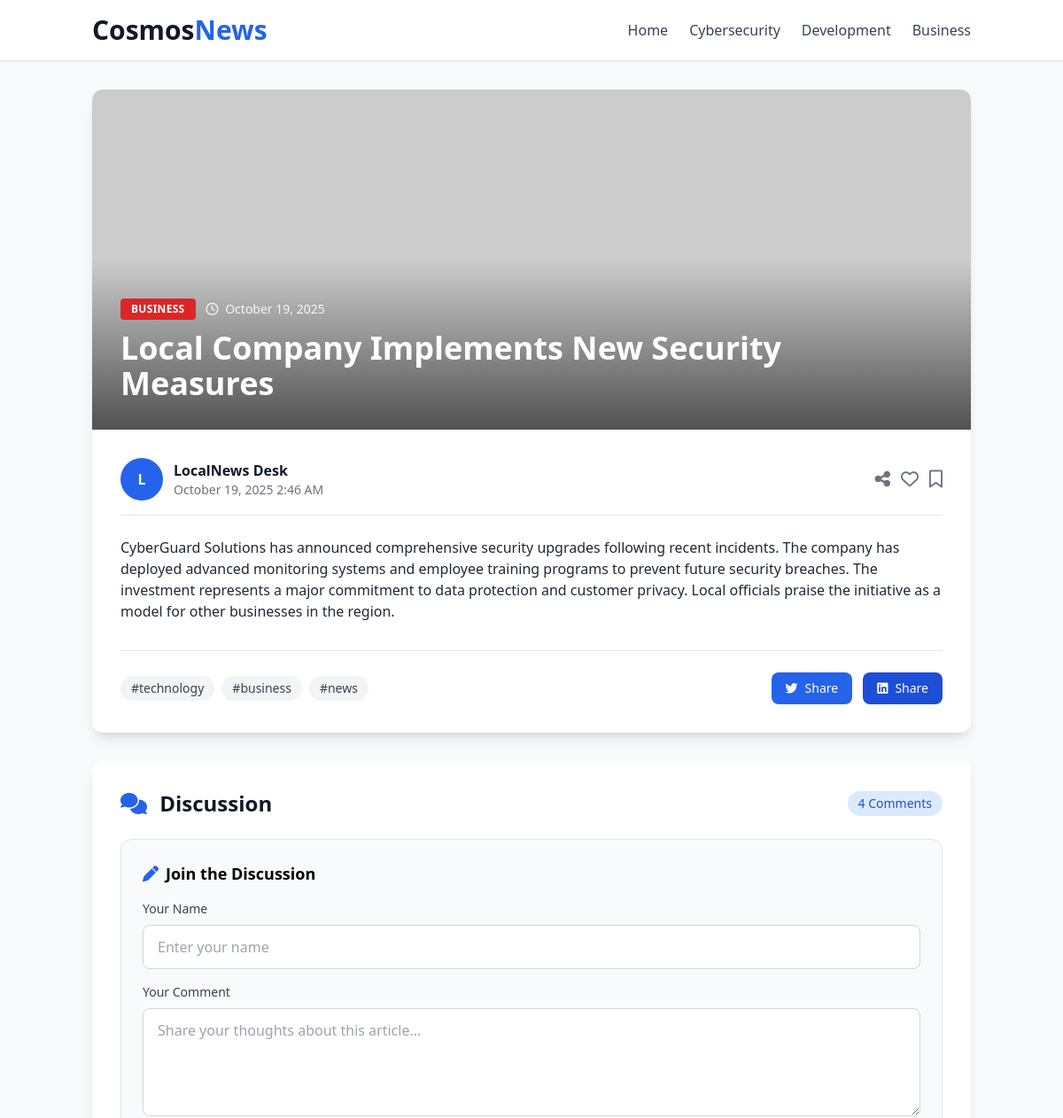
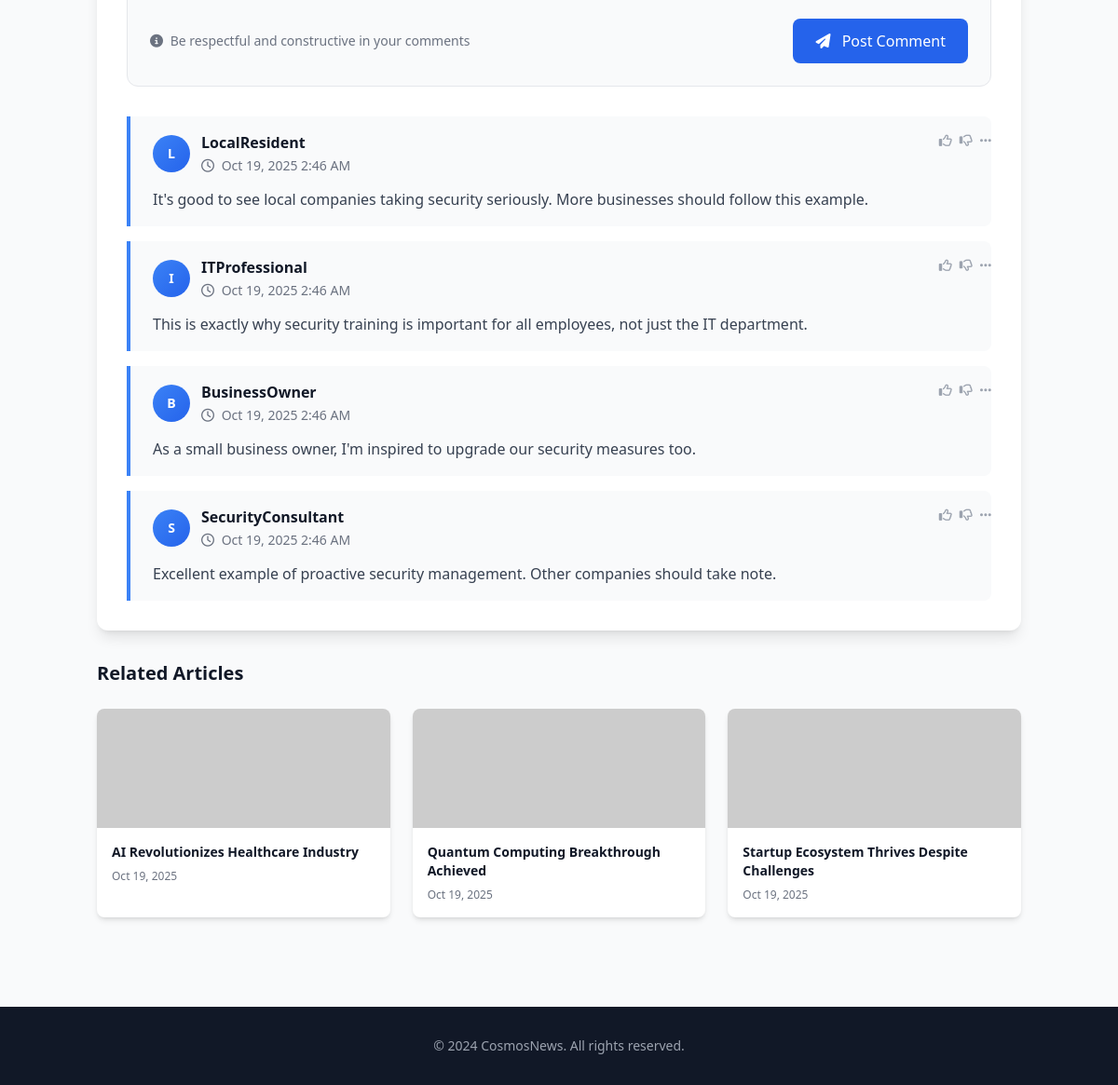
Page /article.php?id=3 on the committed database (2 pictures, top to bottom).
### tables this page shows
CREATE TABLE IF NOT EXISTS news_articles (
    id INT AUTO_INCREMENT PRIMARY KEY,
    title VARCHAR(255) NOT NULL,
    content TEXT NOT NULL,
    author VARCHAR(100) NOT NULL,
    header_image VARCHAR(500),
    category VARCHAR(50) DEFAULT 'Technology',
    created_at TIMESTAMP DEFAULT CURRENT_TIMESTAMP,
    updated_at TIMESTAMP DEFAULT CURRENT_TIMESTAMP ON UPDATE CURRENT_TIMESTAMP
);

CREATE TABLE IF NOT EXISTS comments (
    id INT AUTO_INCREMENT PRIMARY KEY,
    article_id INT NOT NULL,
    username VARCHAR(100) NOT NULL,
    comment_text TEXT NOT NULL,
    created_at TIMESTAMP DEFAULT CURRENT_TIMESTAMP,
    FOREIGN KEY (article_id) REFERENCES news_articles(id) ON DELETE CASCADE
);

### src/article.php (the view, shortened to what this page needs)
<?php
require_once 'config.php';
$article_id = isset($_GET['id']) ? (int)$_GET['id'] : 0;
$article_query = "SELECT * FROM news_articles WHERE id = $article_id";
$article_result = $conn->query($article_query);
$article = $article_result->fetch_assoc();
$comments_query = "SELECT * FROM comments WHERE article_id = $article_id ORDER BY created_at DESC";
$comments_result = $conn->query($comments_query);
?>
<!DOCTYPE html>
<html lang="en">
<head>
    <script src="https://cdn.tailwindcss.com"></script>
    <link rel="stylesheet" href="https://cdnjs.cloudflare.com/ajax/libs/font-awesome/6.4.0/css/all.min.css">
</head>
<body class="bg-gray-50">
    <header class="bg-white border-b border-gray-200 shadow-sm sticky top-0 z-50">
        <div class="container mx-auto px-4">
            <div class="flex items-center justify-between py-4">
                <div class="flex items-center justify-between w-full">
                    <h1 class="text-3xl font-bold text-gray-900">
                        Cosmos<span class="text-blue-600">News</span>
                    </h1>
                    <nav class="hidden md:flex space-x-6">
                        <a href="index.php" class="text-gray-700 hover:text-blue-600 font-medium transition">Home</a>
                        <a href="#cybersecurity" class="text-gray-700 hover:text-blue-600 font-medium transition">Cybersecurity</a>
                        <a href="#development" class="text-gray-700 hover:text-blue-600 font-medium transition">Development</a>
                        <a href="#business" class="text-gray-700 hover:text-blue-600 font-medium transition">Business</a>
                    </nav>
                </div>
            </div>
        </div>
    </header>
    <main class="container mx-auto px-4 py-8">
        <?php if ($article): ?>
            <article class="bg-white rounded-xl shadow-lg overflow-hidden mb-8">
                <?php if (!empty($article['header_image'])): ?>
                    <div class="relative h-80 md:h-96">
                        <img src="<?php echo htmlspecialchars($article['header_image']); ?>"
                             alt="<?php echo htmlspecialchars($article['title']); ?>"
                             class="w-full h-full object-cover">
                        <div class="absolute inset-0 bg-gradient-to-t from-black/60 via-transparent to-transparent"></div>
                        <div class="absolute bottom-0 left-0 p-8 text-white">
                            <div class="flex items-center space-x-3 mb-3">
                                <span class="bg-red-600 px-3 py-1 rounded text-xs font-bold uppercase tracking-wide">
                                    <?php echo htmlspecialchars($article['category'] ?? 'Technology'); ?>
                                </span>
                                <span class="text-sm opacity-90">
                                    <i class="far fa-clock mr-1"></i>
                                    <?php echo date('F j, Y', strtotime($article['created_at'])); ?>
                                </span>
                            </div>
                            <h1 class="text-3xl md:text-4xl font-bold leading-tight">
                                <?php echo htmlspecialchars($article['title']); ?>
                            </h1>
                        </div>
                    </div>
                <?php endif; ?>
                <div class="p-8">
                    <div class="flex items-center justify-between border-b border-gray-200 pb-4 mb-6">
                        <div class="flex items-center space-x-4">
                            <div class="flex items-center space-x-3">
                                <div class="w-12 h-12 bg-blue-600 rounded-full flex items-center justify-center">
                                    <span class="text-white font-bold">
                                        <?php echo strtoupper(substr($article['author'], 0, 1)); ?>
                                    </span>
                                </div>
                                <div>
                                    <p class="font-semibold text-gray-900">
                                        <?php echo htmlspecialchars($article['author']); ?>
                                    </p>
                                    <p class="text-sm text-gray-500">
                                        <?php echo date('F j, Y g:i A', strtotime($article['created_at'])); ?>
                                    </p>
                                </div>
                            </div>
                        </div>
                        <div class="flex items-center space-x-3">
                            <button class="text-gray-500 hover:text-blue-600 transition">
                                <i class="fas fa-share-alt text-xl"></i>
                            </button>
                            <button class="text-gray-500 hover:text-red-600 transition">
                                <i class="far fa-heart text-xl"></i>
                            </button>
                            <button class="text-gray-500 hover:text-blue-600 transition">
                                <i class="far fa-bookmark text-xl"></i>
                            </button>
                        </div>
                    </div>
                    <div class="prose prose-lg max-w-none text-gray-800">
                        <?php echo nl2br(htmlspecialchars($article['content'])); ?>
                    </div>
                    <div class="mt-8 pt-6 border-t border-gray-200">
                        <div class="flex flex-wrap items-center justify-between">
                            <div class="flex flex-wrap gap-2 mb-4 md:mb-0">
                                <span class="bg-gray-100 px-3 py-1 rounded-full text-sm text-gray-700">
                                    #technology
                                </span>
                                <span class="bg-gray-100 px-3 py-1 rounded-full text-sm text-gray-700">
                                    #<?php echo strtolower(str_replace(' ', '', $article['category'] ?? 'Technology')); ?>
                                </span>
                                <span class="bg-gray-100 px-3 py-1 rounded-full text-sm text-gray-700">
                                    #news
                                </span>
                            </div>
                            <div class="flex space-x-3">
                                <button class="bg-blue-600 text-white px-4 py-2 rounded-lg hover:bg-blue-700 transition text-sm font-medium">
                                    <i class="fab fa-twitter mr-2"></i>Share
                                </button>
                                <button class="bg-blue-700 text-white px-4 py-2 rounded-lg hover:bg-blue-800 transition text-sm font-medium">
                                    <i class="fab fa-linkedin mr-2"></i>Share
                                </button>
                            </div>
                        </div>
                    </div>
                </div>
            </article>
            <section id="comments" class="bg-white rounded-xl shadow-lg p-8">
                <div class="flex items-center justify-between mb-6">
                    <h2 class="text-2xl font-bold text-gray-900">
                        <i class="fas fa-comments text-blue-600 mr-2"></i>
                        Discussion
                    </h2>
                    <span class="bg-blue-100 text-blue-700 px-3 py-1 rounded-full text-sm font-medium">
                        <?php echo $comments_result->num_rows; ?> Comments
                    </span>
                </div>
                <div class="mb-8 p-6 bg-gray-50 rounded-xl border border-gray-200">
                    <h3 class="text-lg font-semibold mb-4 flex items-center">
                        <i class="fas fa-pen text-blue-600 mr-2"></i>
                        Join the Discussion
                    </h3>
                    <form method="POST" action="" class="space-y-4">
                        <div>
                            <label for="username" class="block text-sm font-medium text-gray-700 mb-2">
                                Your Name
                            </label>
                            <input type="text" id="username" name="username" required
                                   class="w-full px-4 py-3 border border-gray-300 rounded-lg focus:ring-2 focus:ring-blue-500 focus:border-transparent transition"
                                   placeholder="Enter your name">
                        </div>
                        <div>
                            <label for="comment_text" class="block text-sm font-medium text-gray-700 mb-2">
                                Your Comment
                            </label>
                            <textarea id="comment_text" name="comment_text" rows="4" required
                                      class="w-full px-4 py-3 border border-gray-300 rounded-lg focus:ring-2 focus:ring-blue-500 focus:border-transparent transition"
                                      placeholder="Share your thoughts about this article..."></textarea>
                        </div>
                        <div class="flex items-center justify-between">
                            <p class="text-sm text-gray-500">
                                <i class="fas fa-info-circle mr-1"></i>
                                Be respectful and constructive in your comments
                            </p>
                            <button type="submit" name="submit_comment"
                                    class="bg-blue-600 text-white px-6 py-3 rounded-lg hover:bg-blue-700 transition font-medium">
                                <i class="fas fa-paper-plane mr-2"></i>
                                Post Comment
                            </button>
                        </div>
                    </form>
                </div>
                <div class="space-y-4">
                    <?php if ($comments_result->num_rows > 0): ?>
                        <?php while ($comment = $comments_result->fetch_assoc()): ?>
                            <div class="border-l-4 border-blue-500 pl-6 py-4 bg-gray-50 rounded-r-lg">
                                <div class="flex items-start justify-between mb-3">
                                    <div class="flex items-center space-x-3">
                                        <div class="w-10 h-10 bg-gradient-to-br from-blue-500 to-blue-600 rounded-full flex items-center justify-center">
                                            <span class="text-white font-bold text-sm">
                                                <?php echo strtoupper(substr($comment['username'], 0, 1)); ?>
                                            </span>
                                        </div>
                                        <div>
                                            <h4 class="font-semibold text-gray-900">
                                                <?php echo $comment['username']; ?>
                                            </h4>
                                            <span class="text-sm text-gray-500">
                                                <i class="far fa-clock mr-1"></i>
                                                <?php echo date('M j, Y g:i A', strtotime($comment['created_at'])); ?>
                                            </span>
                                        </div>
                                    </div>
                                    <div class="flex items-center space-x-2">
                                        <button class="text-gray-400 hover:text-blue-600 transition text-sm">
                                            <i class="far fa-thumbs-up"></i>
                                        </button>
                                        <button class="text-gray-400 hover:text-red-600 transition text-sm">
                                            <i class="far fa-thumbs-down"></i>
                                        </button>
                                        <button class="text-gray-400 hover:text-gray-600 transition text-sm">
                                            <i class="fas fa-ellipsis-h"></i>
                                        </button>
                                    </div>
                                </div>
                                <div class="text-gray-700 ml-13 leading-relaxed">
                                    <?php echo $comment['comment_text']; ?>
                                </div>
                            </div>
                        <?php endwhile; ?>
                    <?php endif; ?>
                </div>
            </section>
            <section class="mt-8">
                <h3 class="text-xl font-bold text-gray-900 mb-6">Related Articles</h3>
                <div class="grid grid-cols-1 md:grid-cols-3 gap-6">
                    <?php
                    $related_query = "SELECT * FROM news_articles WHERE id != " . $article_id . " ORDER BY RAND() LIMIT 3";
                    $related_result = $conn->query($related_query);
                    while ($related = $related_result->fetch_assoc()): ?>
                        <article class="bg-white rounded-lg shadow-md overflow-hidden hover:shadow-lg transition">
                            <?php if (!empty($related['header_image'])): ?>
                                <div class="h-32 overflow-hidden">
                                    <img src="<?php echo htmlspecialchars($related['header_image']); ?>"
                                         alt="<?php echo htmlspecialchars($related['title']); ?>"
                                         class="w-full h-full object-cover">
                                </div>
                            <?php else: ?>
                                <div class="h-32 bg-gradient-to-r from-blue-500 to-blue-600 flex items-center justify-center">
                                    <i class="fas fa-newspaper text-white text-2xl"></i>
                                </div>
                            <?php endif; ?>
                            <div class="p-4">
                                <h4 class="font-semibold text-gray-900 mb-2 text-sm">
                                    <a href="article.php?id=<?php echo $related['id']; ?>" class="hover:text-blue-600 transition">
                                        <?php echo htmlspecialchars($related['title']); ?>
                                    </a>
                                </h4>
                                <p class="text-xs text-gray-500">
                                    <?php echo date('M j, Y', strtotime($related['created_at'])); ?>
                                </p>
                            </div>
                        </article>
                    <?php endwhile; ?>
                </div>
            </section>
        <?php endif; ?>
    </main>
    <footer class="bg-gray-900 text-white mt-16">
        <div class="container mx-auto px-4 py-8">
            <div class="text-center text-gray-400 text-sm">
                <p>&copy; 2024 CosmosNews. All rights reserved.</p>
            </div>
        </div>
    </footer>
</body>
</html>

### rows in the picture
news_articles: category "BUSINESS", created_at "October 19, 2025", title "Local Company Implements New Security Measures", author "L", author "LocalNews Desk", created_at "October 19, 2025 2:46 AM", content "CyberGuard Solutions has announced comprehensive security upgrades following recent incidents. The company has deployed advanced monitoring systems and employee training programs to prevent future security breaches. The investment represents a major commitment to data protection and customer privacy. Local officials praise the initiative as a model for other businesses in the region.", category "business"
comments: username "L", username "LocalResident", created_at "Oct 19, 2025 2:46 AM", comment_text "It's good to see local companies taking security seriously. More businesses should follow this example."
comments: username "I", username "ITProfessional", created_at "Oct 19, 2025 2:46 AM", comment_text "This is exactly why security training is important for all employees, not just the IT department."
comments: username "B", username "BusinessOwner", created_at "Oct 19, 2025 2:46 AM", comment_text "As a small business owner, I'm inspired to upgrade our security measures too."
comments: username "S", username "SecurityConsultant", created_at "Oct 19, 2025 2:46 AM", comment_text "Excellent example of proactive security management. Other companies should take note."
news_articles: title "AI Revolutionizes Healthcare Industry", created_at "Oct 19, 2025"
news_articles: title "Quantum Computing Breakthrough Achieved", created_at "Oct 19, 2025"
news_articles: title "Startup Ecosystem Thrives Despite Challenges", created_at "Oct 19, 2025"

### other values in the picture
$comments_result->num_rows "4"
